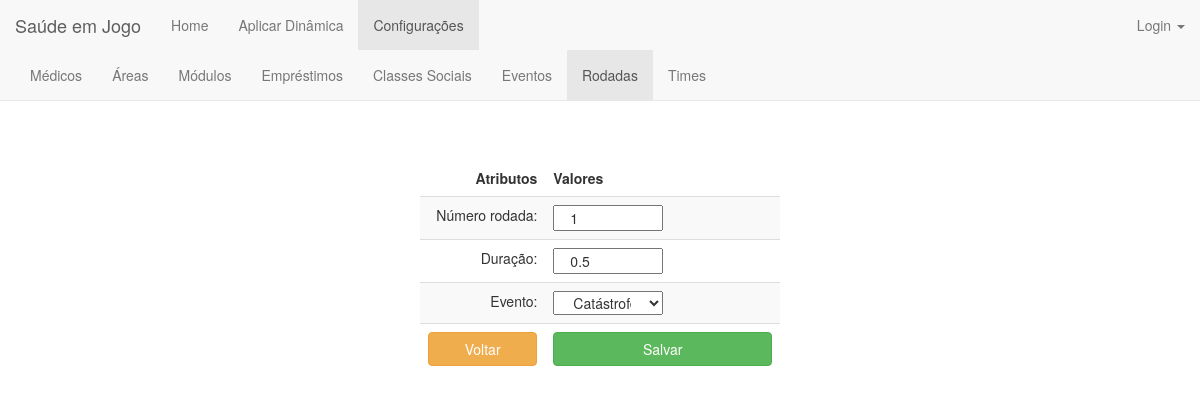
Before: /rodada/edit/1/ with the older database file.
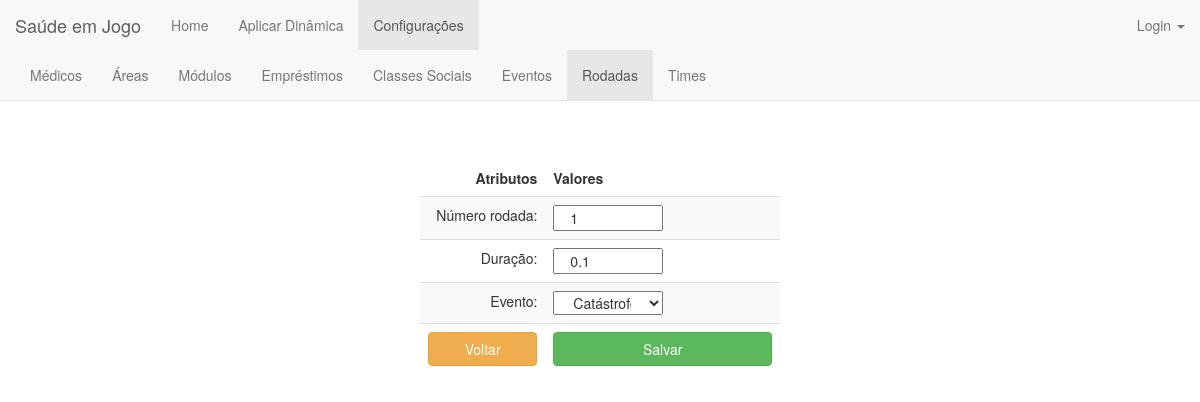
After: the same page with the newer database file.
### jogo/models.py (models this page shows)
class Rodada(models.Model):
    verbose_name = 'rodada'
    verbose_name_plural = 'rodadas'
    numeroRodada = models.IntegerField(validators=[MinValueValidator(1)])
    duracao = models.FloatField(validators=[MinValueValidator(0)])
    evento = models.ForeignKey(Evento, on_delete=models.CASCADE, default=1)

### jogo/views.py (the view)
# urls.py: url(r'^rodada/edit/(?P<id>\d+)/$', views.rodada_edit, name='rodada_edit'),
def rodada_edit(request, id):
    rodada = get_object_or_404(Rodada,pk=id)
    form = Rodada_Form(instance=rodada)
    if request.method == 'POST':
        form = Rodada_Form(request.POST, instance=rodada)
        if form.is_valid():
            form.save()
            return HttpResponseRedirect('/rodada')
    return render(request, 'rodada/rodada_edit.html', {'form':form})

### jogo/models.py (called while the page is built)
    def __str__(self):
        return self.nome

### jogo/templates/rodada/rodada_edit.html (shortened to what this page needs)
{% extends 'jogo/base_configuracoes.html' %}
{% block rodada %}class="active"{% endblock %}
{% block body %}
    <center><h1>Editar Rodada</h1></center><br>
<form action="." method="POST">{% csrf_token %}
    <div style="width: 30%; position: absolute; top:20%; bottom: 0; left: 0; right: 0; margin: 0 auto;">
        <table class="table table-striped" align="center">
            <thead>
            <tr>
                <td align="right"><b>Atributos</b></td>
                <td align="left"><b>Valores</b></td>
            </tr>
            </thead>
            <tbody>
            <tr>
                <td align="right">Número rodada:</td>
                <td align="left">{{form.numeroRodada}}</td>
            </tr>
            <tr>
                <td align="right">Duração:</td>
                <td align="left">{{form.duracao}}</td>
            </tr>
             <tr>
                <td align="right">Evento:</td>
                <td align="left">{{form.evento}}</td>
            </tr>
            <tr>
                <td align="right"><a  style="text-decoration:none;" href="{% url 'jogo:rodada_index' %}"><button type="button" class="btn btn-warning btn-block" >Voltar</button></a></td>
                <td align="left"><button type="submit" class="btn btn-success btn-block" >Salvar</button></td>
            </tr>
            </tbody>
        </table>
    </div>
</form>
{% endblock body %}

Changed rows visible on the page:
changed Rodada "Catástrofe": duracao "0.5" → "0.1"
